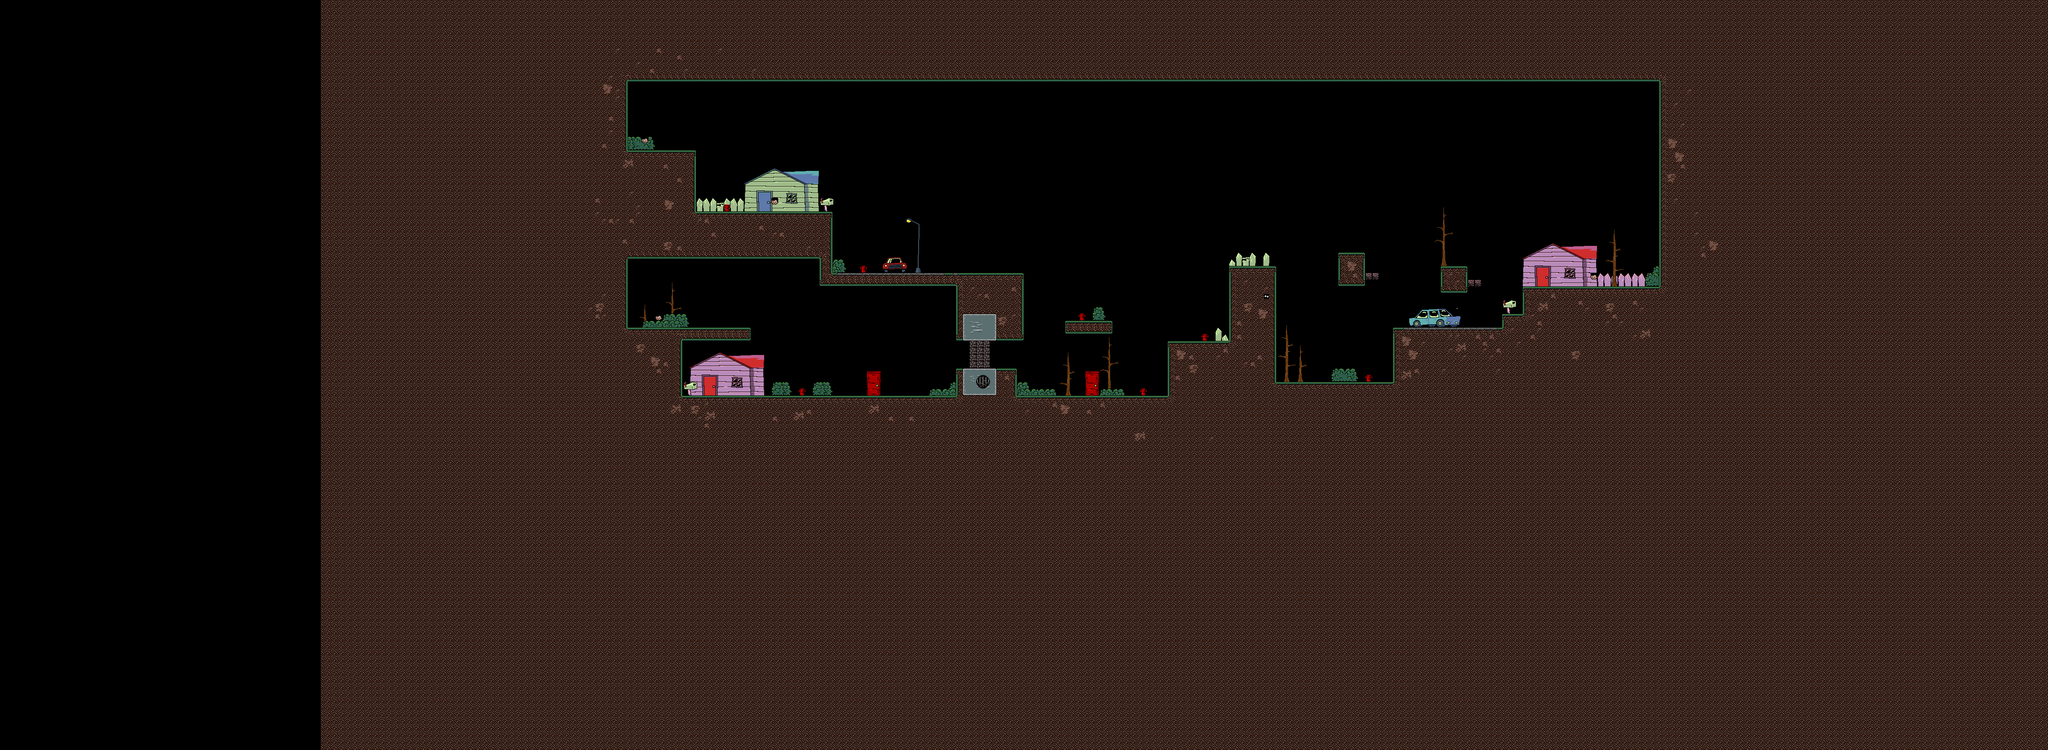

A 2D game scene composited from a Tiled map and its tileset images. What follows is a short description and the map's XML, with each tile layer's data collapsed to a summary:
An orthogonal 300x110 tile map with 16x16 px tiles, 4 tile layers (04 Background, 03 Collision, 02 Foreground, 01 Placeholders).

<map version="1.5" tiledversion="1.7.0" orientation="orthogonal" renderorder="right-down" width="300" height="110" tilewidth="16" tileheight="16" infinite="0" nextlayerid="5" nextobjectid="1">
 <tileset firstgid="1" source="RatkingTileset.tsx" />
 <layer id="4" name="04 Background" width="300" height="110">
  <data>[33000 cells, 517 non-empty, 286 distinct tile ids]</data>
 </layer>
 <layer id="1" name="03 Collision" width="300" height="110">
  <data>[33000 cells, 22269 non-empty, 36 distinct tile ids]</data>
 </layer>
 <layer id="2" name="02 Foreground" width="300" height="110">
  <data>[33000 cells, 131 non-empty, 82 distinct tile ids]</data>
 </layer>
 <layer id="3" name="01 Placeholders" width="300" height="110">
  <data>[33000 cells, 43 non-empty, 12 distinct tile ids]</data>
 </layer>
</map>